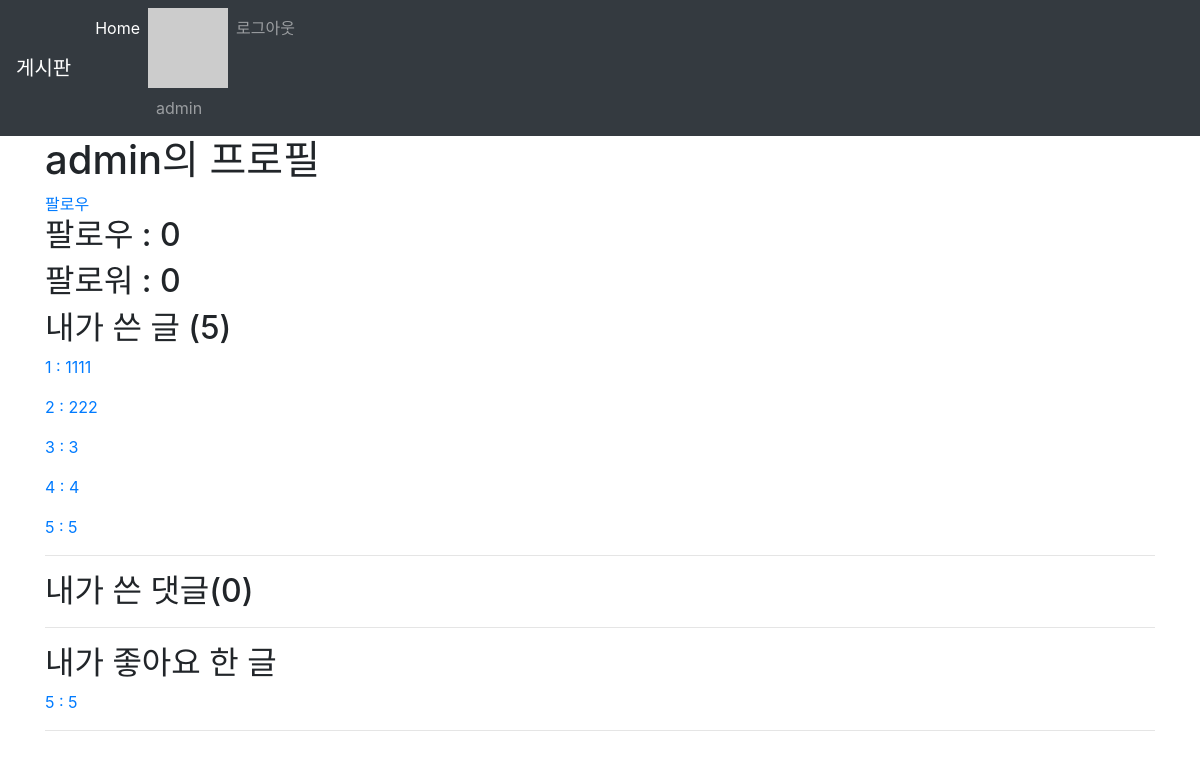
The page /accounts/1/profile/ (signed in) on the database its author committed.
### accounts/models.py (models this page shows)
class User(AbstractUser):
    followings = models.ManyToManyField(
                    settings.AUTH_USER_MODEL,
                    related_name='followers',
                    blank=True
                    )

### articles/models.py (models this page shows, shortened)
class Article(models.Model):
   title = models.CharField(max_length=10)
   content = models.TextField()
   image = models.ImageField(blank=True)
   image_thumbnail = ProcessedImageField(
       blank=True,
       processors=[ResizeToFill(300, 300)],
       format='JPEG',
       options={'quality': 80}
   )
   created_at = models.DateTimeField(auto_now_add=True)
   updated_at = models.DateTimeField(auto_now=True)
   user = models.ForeignKey(settings.AUTH_USER_MODEL, on_delete=models.CASCADE)
   like_users = models.ManyToManyField(settings.AUTH_USER_MODEL, related_name='like_articles', blank=True)
   hashtags = models.ManyToManyField(HashTag, blank=True, related_name='articles')

### accounts/views.py (the view)
# urls.py: path('<int:account_pk>/profile/', views.profile, name='profile'),
@login_required
def profile(request, account_pk):
    User = get_user_model()
    user = get_object_or_404(User, pk=account_pk)
    context = {
        'user_profile' : user
    }
    return render(request, 'accounts/profile.html', context)

### articles/templatetags/gravatar.py (called while the page is built)
@register.filter
def makehash(email):
    return 'https://www.gravatar.com/avatar/' + hashlib.md5(email.strip().lower().encode('utf-8')).hexdigest()

### accounts/templates/accounts/profile.html (shortened to what this page needs)
{% extends 'articles/base.html' %}
{% load bootstrap4 %}
{% block body %}
<h1>{{ user_profile.username }}의 프로필</h1>
{% with user_profile.followers.all as followers  %}
    <a href="{% url 'accounts:follow' user_profile.pk %}">
        {% if user in user_profile.followers.all %}
            팔로우 취소
        {% else %}
            팔로우
        {% endif %}
    </a>
    <h2>팔로우 : {{ user_profile.followings.all.count }}</h2>
    <h2>팔로워 : {{ user_profile.followers.all.count }}</h2>
{% endwith %}
{% if user == user_profile %}
    <h2>내가 쓴 글 ({{ user_profile.article_set.all.count }})</h2>
    {% for article in user_profile.article_set.all %}
        <p>
            <a href="{% url 'articles:detail' article.pk %}">
            {{ article.pk }} : {{ article.title }}
            </a>
        </p>
    {% endfor %}
    <hr>
    <h2>내가 쓴 댓글({{ user_profile.comment_set.all.count }})</h2>
    <hr>
    <h2>내가 좋아요 한 글</h2>
    {% for article in user_profile.like_articles.all %}
        <p>
            <a href="{% url 'articles:detail' article.pk %}">
                {{ article.pk }} : {{ article.title }}
            </a>
        </p>
    {% endfor %}
{% endif %}
<hr>
{% endblock %}

### articles/templates/_navbar.html (shortened to what this page needs)
{% load gravatar %}
<nav class="navbar navbar-expand-lg navbar-dark bg-dark">
    <a class="navbar-brand" href="/articles/">게시판</a>
    <div class="collapse navbar-collapse" id="navbarNav">
      <ul class="navbar-nav">
        <li class="nav-item active">
          <a class="nav-link" href="/articles/">Home <span class="sr-only">(current)</span></a>
        </li>
        {% if user.is_authenticated %}
        <li class="nav-item">
          <img src="{{ user.email|makehash }}" alt="">
          <a class="nav-link">{{ user.username }}</a>
        </li>
        <li class="nav-item">
          <a class="nav-link" href="{% url 'accounts:logout'%}">로그아웃</a>
        </li>
        {% endif %}
      </ul>
    </div>
  </nav>

### rows shown on the page
User: username "admin", followings.all.count "0", followers.all.count "0", article_set.all.count "5", comment_set.all.count "0"
Article: pk "1", title "1111"
Article: pk "2", title "222"
Article: pk "3", title "3"
Article: pk "4", title "4"
Article: pk "5", title "5"
